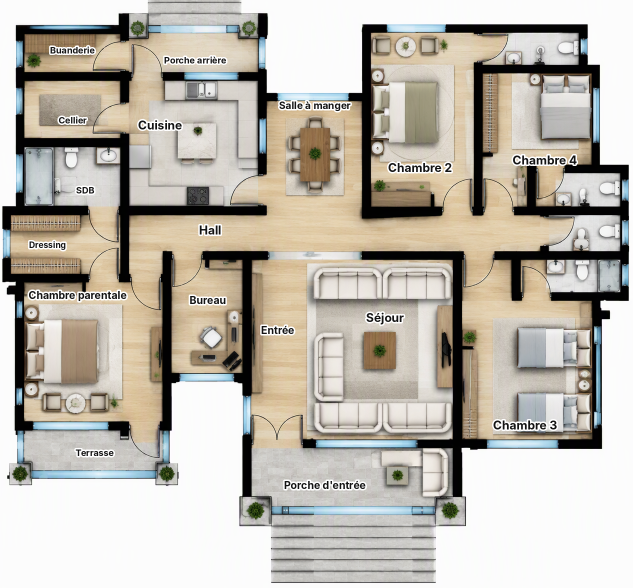
#> input picture visite_plan/jobs/V4-4CH-01/plan.png, 1265 x 1175 px (shown at 1/2 size)
$ python make_paths.py
#> lines starting #> are read from the running program, lines starting #| are printed output that depends on the picture
"""Pièces et trajets pour V4-4CH-01 : coordonnées du plan source (avant agrandissement x1.5), puis échelle K et décalage OFF vers plan.png."""
import json
from PIL import Image, ImageDraw
K = 1.5
OFF = (-5, 0)
def o(p): return (p[0]*K+OFF[0], p[1]*K+OFF[1])
def rect(x0,y0,x1,y1): return [(x0,y0),(x1,y0),(x1,y1),(x0,y1)]
POLYS = {
 "Porche d'entrée": rect(280, 547, 515, 600),
 "Entrée": rect(290, 320, 345, 533),
 "Séjour": rect(350, 315, 515, 525),
 "Hall": rect(150, 260, 707, 313),
 "Salle à manger": rect(305, 140, 410, 255),
 "Cuisine": rect(150, 100, 300, 255),
 "Bureau": rect(195, 315, 280, 455),
 "Chambre 2": rect(415, 55, 535, 255),
 "Chambre 4": rect(545, 100, 680, 250),
 "Chambre 3": rect(520, 320, 680, 525),
 "Chambre parentale": rect(25, 345, 185, 510),
}
START = (400, 670)
PATHS = {   # waypoints : toujours par les portes / ouvertures
 "Porche d'entrée": [START,(400,615),(380,575)],
 "Entrée": [(380,575),(330,540),(318,520),(318,470)],
 "Séjour": [(318,470),(330,440),(360,425),(400,430)],
 "Hall": [(400,430),(330,420),(318,360),(318,300),(250,290)],
 "Salle à manger": [(250,290),(300,288),(355,270),(358,252)],
 "Cuisine": [(358,252),(330,240),(305,230),(260,215),(180,215)],
 "Bureau": [(180,215),(200,245),(230,262),(240,290),(230,320),(225,360)],
 "Chambre 2": [(225,360),(230,320),(240,295),(350,290),(500,288),(515,262),(490,230),(470,215)],
 "Chambre 4": [(470,215),(500,250),(520,262),(560,265),(565,240),(590,200)],
 "Chambre 3": [(590,200),(565,245),(560,280),(540,300),(530,330),(560,380)],
 "Chambre parentale": [(560,380),(530,330),(530,295),(400,290),(250,292),(185,300),(170,335),(150,370),(130,400)],
}
def chaikin(pts, n=2):
    for _ in range(n):
        out=[pts[0]]
        for a,b in zip(pts,pts[1:]):
            out += [(0.75*a[0]+0.25*b[0],0.75*a[1]+0.25*b[1]),(0.25*a[0]+0.75*b[0],0.25*a[1]+0.75*b[1])]
        out.append(pts[-1]); pts=out
    return pts
rooms=[]
for name, wp in PATHS.items():
    sm = chaikin(wp) if len(wp)>2 else wp
    rooms.append({"name":name,"path":[[round(c,1) for c in o(p)] for p in sm],"poly":[[round(c,1) for c in o(p)] for p in POLYS[name]]})
json.dump({"start":list(o(START)),"rooms":rooms},open("paths.json","w"),indent=1,ensure_ascii=False)
img=Image.open("plan.png").convert("RGB"); d=ImageDraw.Draw(img,"RGBA")
#> further down, img is the input picture: PIL image 1265x1175 RGB; mean R, G, B 189.4, 183.9, 173.9
cols=[(240,138,46),(200,0,0),(0,160,0),(160,0,200),(0,160,160),(200,120,0),(255,0,120),(90,90,90),(0,0,0),(0,120,255)]
for i,r in enumerate(rooms):
    c=cols[i%len(cols)]
    d.polygon([tuple(p) for p in r["poly"]],fill=c+(45,),outline=c+(255,))
    d.line([tuple(p) for p in r["path"]],fill=c+(255,),width=5)
img.save("paths_check.png")
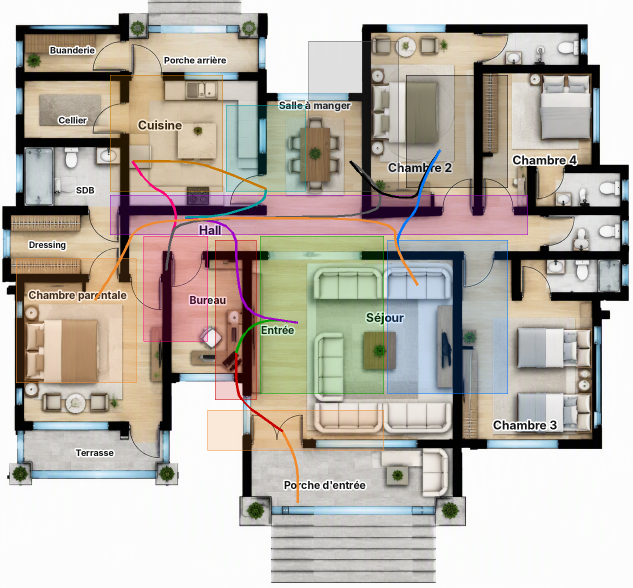
#> saved as paths_check.png: PIL image 1265x1175 RGB (shown at 1/2 size); mean R, G, B 184.7, 178.1, 169.4

$ run again, with visite_plan/jobs/V4-4CH-01/source.png copied over visite_plan/jobs/V4-4CH-01/plan.png
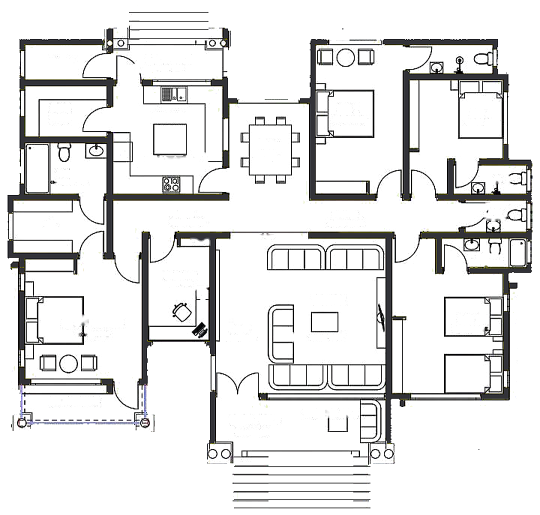
#> input picture visite_plan/jobs/V4-4CH-01/source.png, 1080 x 1030 px (shown at 1/2 size)
#> img is the input picture: PIL image 1080x1030 RGB; mean R, G, B 227.9, 227.8, 227.6
#> `img.save("paths_check.png")`:
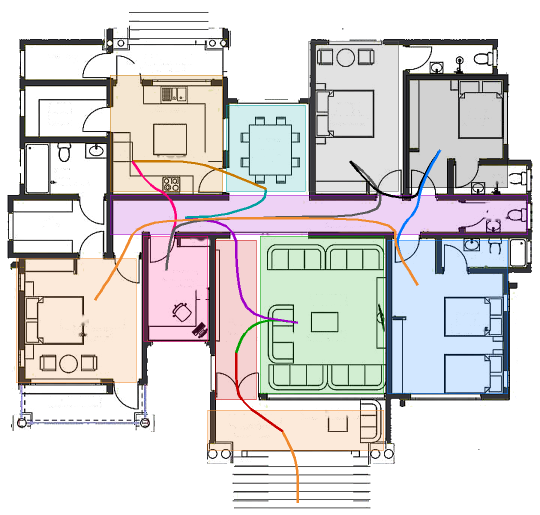
#> saved as paths_check.png: PIL image 1080x1030 RGB (shown at 1/2 size); mean R, G, B 216.7, 214.1, 213.7
